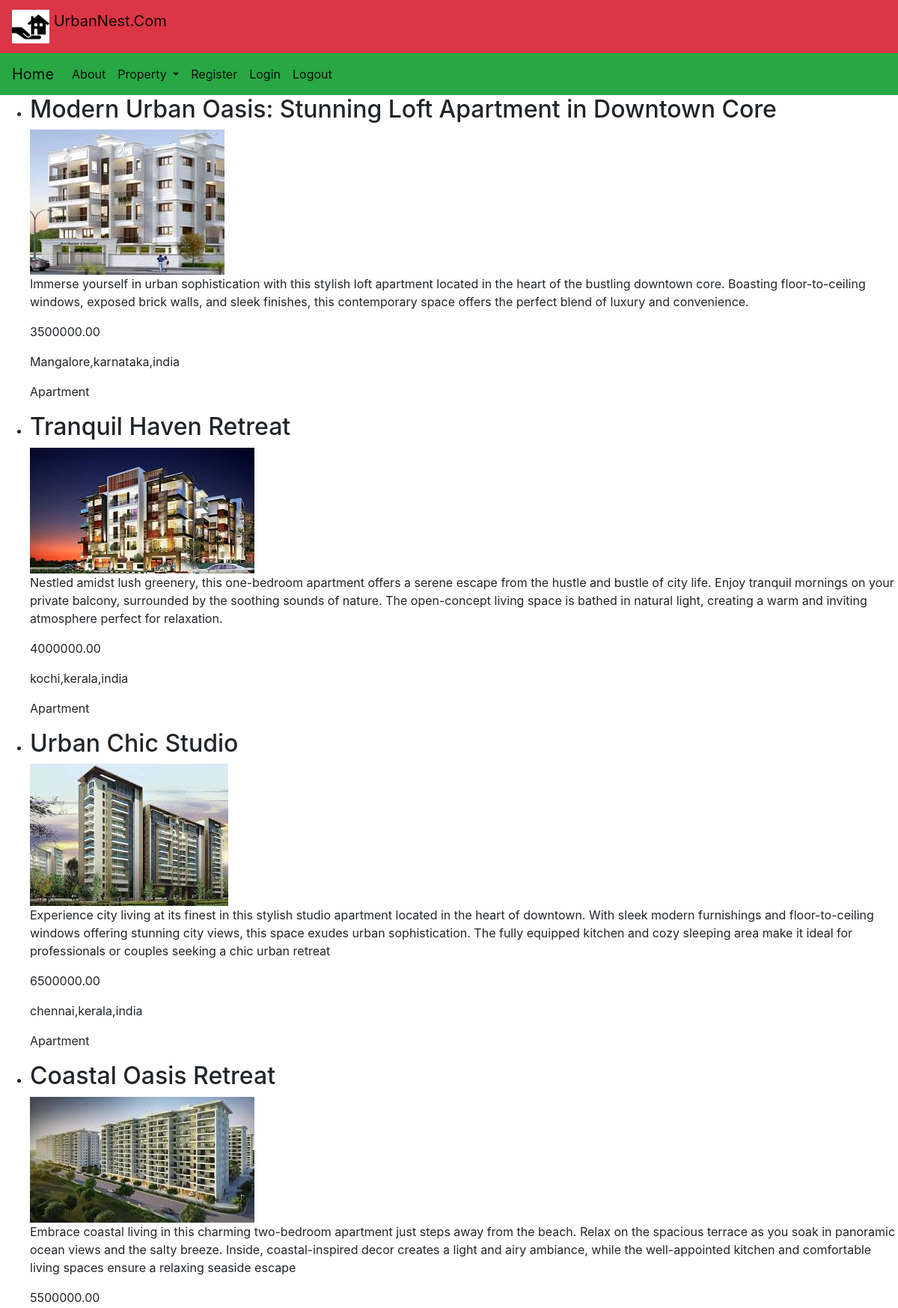
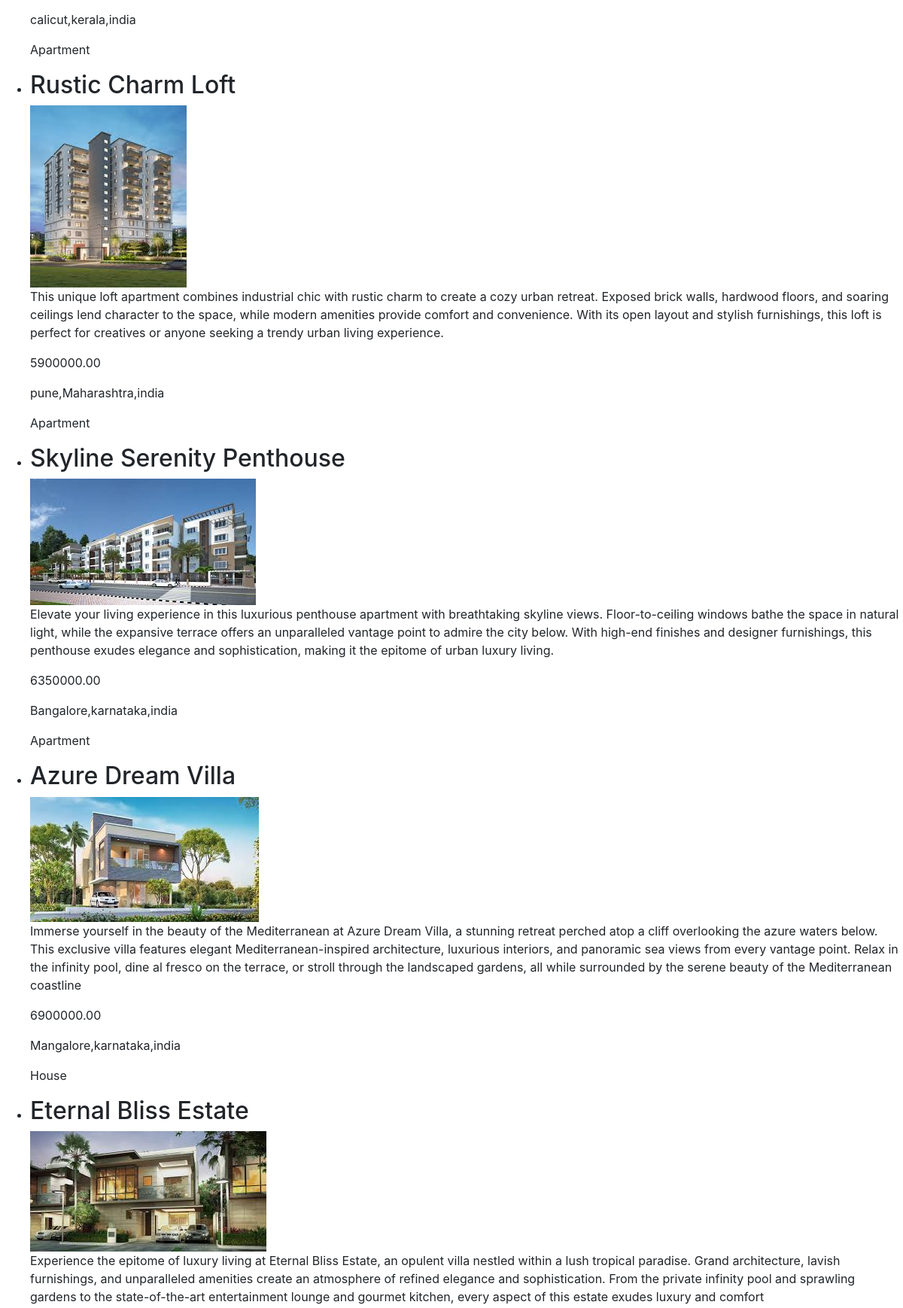
The app's page /search/ (upper part) with its own data (2 pictures, top to bottom).
### listings/models.py (models this page shows, shortened)
class Property(models.Model):
    title = models.CharField(max_length=200)
    description = models.TextField()
    price = models.DecimalField(max_digits=10, decimal_places=2)
    location = models.ForeignKey(Location, on_delete=models.CASCADE)
    property_type = models.ForeignKey(PropertyType, on_delete=models.CASCADE)
    image = models.ImageField(upload_to='properties')

class Location(models.Model):
    city = models.CharField(max_length=100)
    State = models.CharField(max_length=100)
    country = models.CharField(max_length=100)
    def __str__(self):
        return f"{self.city},{self.State},{self.country}"

class PropertyType(models.Model):
    name = models.CharField(max_length=100)
    def __str__(self):
        return self.name

### listings/views.py (the view)
# urls.py: path('search/', views.search_results, name='search_results'),
def search_results(request):
    query = request.GET.get('q')
    location = request.GET.get('location')
    property_type = request.GET.get('property_type')
    price_max = request.GET.get('price_max')
    properties = Property.objects.all()
    if query:
        properties = properties.filter(title__icontains=query)
    if location:
        properties = properties.filter(location__city__icontains=location)
    if property_type:
        properties = properties.filter(property_type__name__icontains=property_type)
    if price_max:
        properties = properties.filter(price__lte=price_max)
    context = {
        'properties': properties,
    }
    return render(request, 'search_results.html', context)

### templates/search_results.html (shortened to what this page needs)
{% extends 'base.html' %}
{% block content %}
    <ul>
        {% for property in properties %}
            <li>
                <h2>{{ property.title }}</h2>
                <img src="{{ property.image.url }}" alt="{{ property.title }}">
                <p>{{ property.description }}</p>
                <p>{{ property.price }}</p>
                <p>{{ property.location }}</p>
                <p>{{ property.property_type }}</p>
            </li>
        {% empty %}
            <li>No properties found.</li>
        {% endfor %}
    </ul>
{% endblock %}

### records on screen
Property: title "Modern Urban Oasis: Stunning Loft Apartment in Downtown Core", image (picture), description "Immerse yourself in urban sophistication with this stylish loft apartment located in the heart of the bustling downtown core. Boasting floor-to-ceiling windows, exposed brick walls, and sleek finishes, this contemporary space offers the perfect blend of luxury and convenience.", price "3500000.00", location "Mangalore,karnataka,india", property_type "Apartment"
Property: title "Tranquil Haven Retreat", image (picture), description "Nestled amidst lush greenery, this one-bedroom apartment offers a serene escape from the hustle and bustle of city life. Enjoy tranquil mornings on your private balcony, surrounded by the soothing sounds of nature. The open-concept living space is bathed in natural light, creating a warm and inviting atmosphere perfect for relaxation.", price "4000000.00", location "kochi,kerala,india", property_type "Apartment"
Property: title "Urban Chic Studio", image (picture), description "Experience city living at its finest in this stylish studio apartment located in the heart of downtown. With sleek modern furnishings and floor-to-ceiling windows offering stunning city views, this space exudes urban sophistication. The fully equipped kitchen and cozy sleeping area make it ideal for professionals or couples seeking a chic urban retreat", price "6500000.00", location "chennai,kerala,india", property_type "Apartment"
Property: title "Coastal Oasis Retreat", image (picture), description "Embrace coastal living in this charming two-bedroom apartment just steps away from the beach. Relax on the spacious terrace as you soak in panoramic ocean views and the salty breeze. Inside, coastal-inspired decor creates a light and airy ambiance, while the well-appointed kitchen and comfortable living spaces ensure a relaxing seaside escape", price "5500000.00", location "calicut,kerala,india", property_type "Apartment"
Property: title "Rustic Charm Loft", image (picture), description "This unique loft apartment combines industrial chic with rustic charm to create a cozy urban retreat. Exposed brick walls, hardwood floors, and soaring ceilings lend character to the space, while modern amenities provide comfort and convenience. With its open layout and stylish furnishings, this loft is perfect for creatives or anyone seeking a trendy urban living experience.", price "5900000.00", location "pune,Maharashtra,india", property_type "Apartment"
Property: title "Skyline Serenity Penthouse", image (picture), description "Elevate your living experience in this luxurious penthouse apartment with breathtaking skyline views. Floor-to-ceiling windows bathe the space in natural light, while the expansive terrace offers an unparalleled vantage point to admire the city below. With high-end finishes and designer furnishings, this penthouse exudes elegance and sophistication, making it the epitome of urban luxury living.", price "6350000.00", location "Bangalore,karnataka,india", property_type "Apartment"
Property: title "Azure Dream Villa", image (picture), description "Immerse yourself in the beauty of the Mediterranean at Azure Dream Villa, a stunning retreat perched atop a cliff overlooking the azure waters below. This exclusive villa features elegant Mediterranean-inspired architecture, luxurious interiors, and panoramic sea views from every vantage point. Relax in the infinity pool, dine al fresco on the terrace, or stroll through the landscaped gardens, all while surrounded by the serene beauty of the Mediterranean coastline", price "6900000.00", location "Mangalore,karnataka,india", property_type "House"
Property: title "Eternal Bliss Estate", image (picture), description "Experience the epitome of luxury living at Eternal Bliss Estate, an opulent villa nestled within a lush tropical paradise. Grand architecture, lavish furnishings, and unparalleled amenities create an atmosphere of refined elegance and sophistication. From the private infinity pool and sprawling gardens to the state-of-the-art entertainment lounge and gourmet kitchen, every aspect of this estate exudes luxury and comfort"
